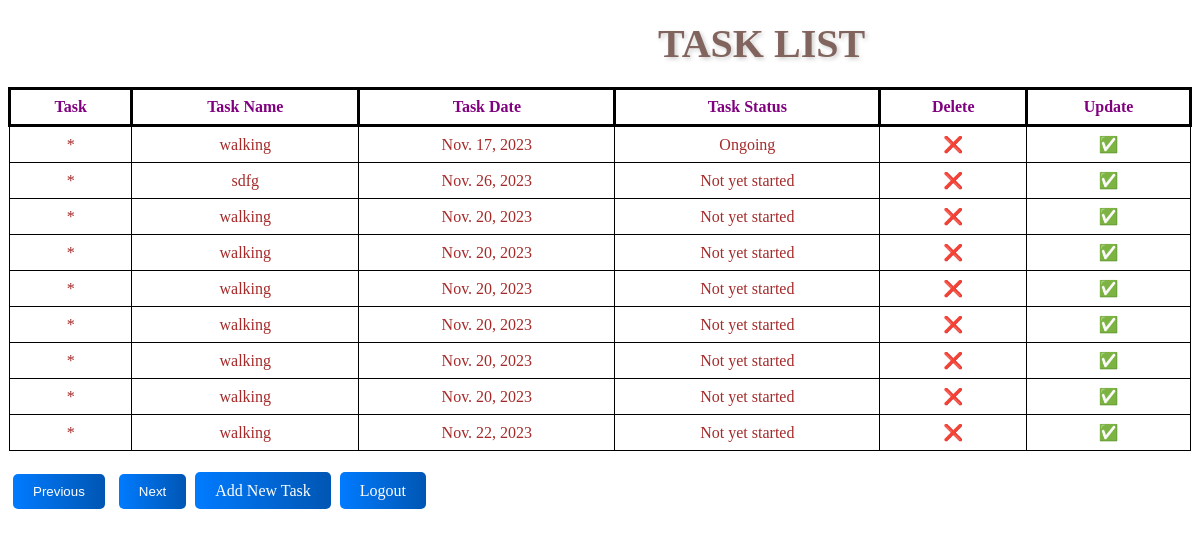
The page /tasks/task_list/ (signed in) on the database its author committed.
### task_app/models.py (models this page shows, shortened)
class Task(models.Model):
    task_id=models.AutoField(max_length=3,primary_key=True)
    user = models.ForeignKey(User, on_delete=models.CASCADE)
    name=models.CharField(verbose_name="Task name", max_length=65, unique=False)
    t_date=models.DateField(verbose_name="Date")
    status=models.CharField(verbose_name="Task status", max_length=1, choices=Status.choices)

### task_app/views.py (the view, shortened to what this page needs)
# urls.py: path('task_list/', views.task_list, name='task_list'),
def task_list(request):
    today = datetime.date.today()#This line gets the current date.
    tasks = Task.objects.filter(user=request.user)#This line retrieves tasks associated with the currently logged-in user.
    from_email = "harsithsanthoshkumar@gmail.com"  # Update with your email
    recipient_list =[request.user.email]# sender's email address and the recipient's email address(current user)
    tasks_for_current_date = tasks.filter(t_date=today)#This line filters tasks to find those that have the same date as today.
    return render(request, "l1.html", {'tasks': tasks})

### Templates/l1.html (shortened to what this page needs)
<!DOCTYPE html>
<html lang="en">
<head>
    {%load static%}
    <link rel="stylesheet" href="{% static 'list1.css' %}">
</head>
<body>
<h2>TASK LIST</h2>
<table>
    <thead>
        <tr>
            <th>Task</th>
            <th>Task Name</th>
            <th>Task Date</th>
            <th>Task Status</th>
            <th>Delete</th>
            <th>Update</th>
        </tr>
    </thead>
    <tbody>
        {% for task in tasks %}
        <tr>
            <td>*</td>
            <td>{{ task.name }}</td>
            <td>{{ task.t_date }}</td>
            <td>{{ task.get_status_display }}</td>
            <td>
                <a href="{% url 'tasks:task_delete' pk=task.task_id %}">❌</a>
            </td>
            <td>
                <a href="{% url 'tasks:task_update' pk=task.task_id %}">✅</a>
            </td>
        </tr>
        {% endfor %}
    </tbody>
</table>
<br>
<button id="prev" type="button" class="btn btn-primary" name="button">Previous</button>
<button id="next" type="button" class="btn btn-primary" name="button">Next</button>
<a href="{% url 'tasks:task_create' %}"class="custom-link">Add New Task</a>
<a class="logout-link" href="{% url 'tasks:logout_user' %}">Logout</a>
<br>
</body>
</html>

### static/list1.css (style rules this page uses)
table { border-collapse: collapse; width: 100%; background-size: cover; }
th { border: 3px solid black; padding: 8px; text-align: center; color:purple ; }
td { border: 1px solid black; padding: 8px; text-align: center; color: brown; }
body { background-image: url('https://img.freepik.com/free-vector/vintage-leaves-background_53876-99507.jpg?w=740&t=st=1699182924~exp=1699183524~hmac=c94fa5d34314c526bdc45bff16edcb309c79b6714ac3d121080c261b94b6487b'); background-repeat:no-repeat; background-size:cover; }
a { text-decoration:none; }
button#prev, button#next { background: linear-gradient(to right, #007BFF, #0056b3); color: #FFF; border: none; padding: 10px 20px; border-radius: 5px; cursor: pointer; margin: 5px; }
h2 { font-size: 40px; font-weight: bold; color: #82645e; text-shadow: 2px 2px 4px rgba(0, 0, 0, 0.2); margin: 20px 0; margin-left:650px; }
.logout-link { background: linear-gradient(to right, #007BFF, #0056b3); color: #FFF; border: none; padding: 10px 20px; border-radius: 5px; cursor: pointer; margin: 5px; }

### rows shown on the page
Task: name "walking", t_date "Nov. 17, 2023", status "Ongoing"
Task: name "sdfg", t_date "Nov. 26, 2023", status "Not yet started"
Task: name "walking", t_date "Nov. 20, 2023", status "Not yet started"
Task: name "walking", t_date "Nov. 20, 2023", status "Not yet started"
Task: name "walking", t_date "Nov. 20, 2023", status "Not yet started"
Task: name "walking", t_date "Nov. 20, 2023", status "Not yet started"
Task: name "walking", t_date "Nov. 20, 2023", status "Not yet started"
Task: name "walking", t_date "Nov. 20, 2023", status "Not yet started"
Task: name "walking", t_date "Nov. 22, 2023", status "Not yet started"
